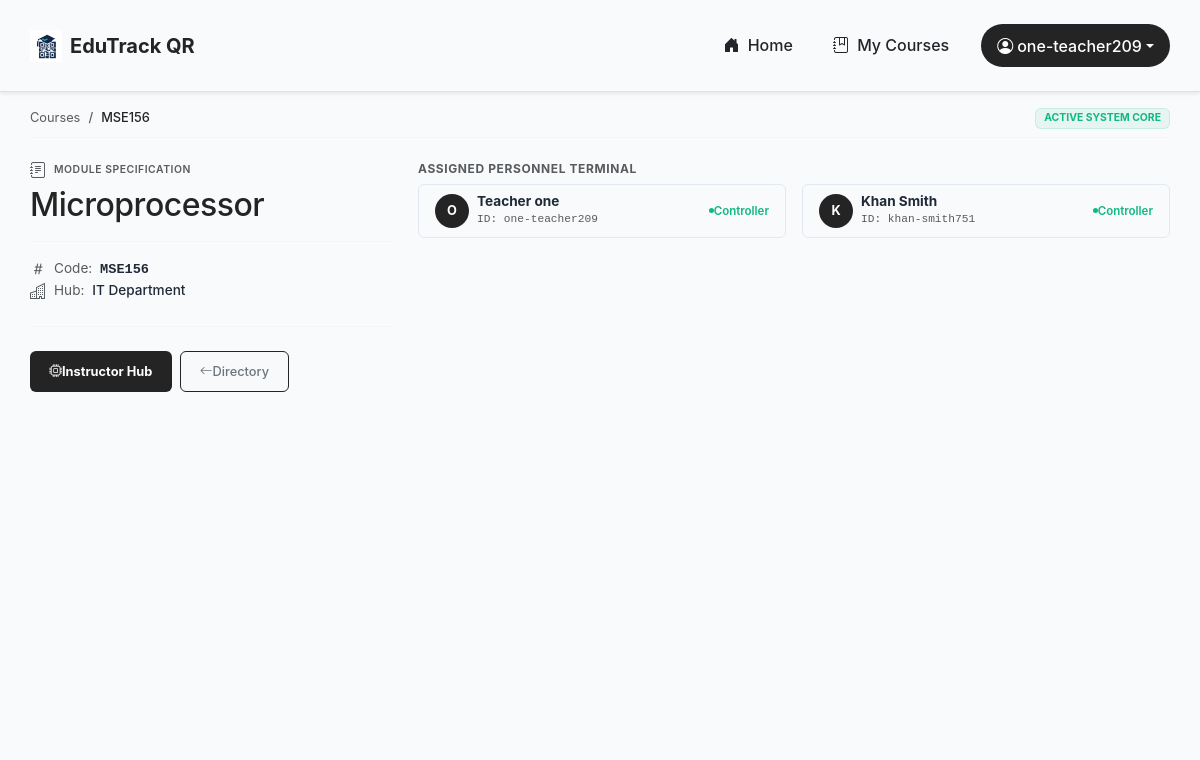
Page /course/5/detail/ (signed in) on the committed database.
### QRA_app/models.py (models this page shows, shortened)
class User(AbstractUser):
    USER_ROLE = (
        ("student", "Student"),
        ("teacher", "Teacher"),
        ("superuser", "Superuser"),
    )
    role = models.CharField(max_length=10, choices=USER_ROLE, default="student")
    profile_picture = models.ImageField(
        upload_to="profile_pictures/", blank=True, null=True
    )
    phone_number = models.CharField(max_length=15, blank=True, null=True)
    address = models.CharField(max_length=200, blank=True, null=True)
    created_at = models.DateTimeField(auto_now_add=True)
    updated_at = models.DateTimeField(auto_now=True)

class CourseModel(models.Model):
    name = models.CharField(max_length=100)
    code = models.CharField(max_length=20, unique=True)
    description = models.TextField(blank=True, null=True)
    department = models.ForeignKey(
        DepartmentModel,
        on_delete=models.CASCADE,
        related_name="courses"
    )
    created_at = models.DateTimeField(auto_now_add=True)
    updated_at = models.DateTimeField(auto_now=True)

class DepartmentModel(models.Model):
    name = models.CharField(max_length=100, unique=True)
    description = models.TextField(blank=True, null=True)
    created_at = models.DateTimeField(auto_now_add=True)
    updated_at = models.DateTimeField(auto_now=True)

class CourseAssignment(models.Model):
    course = models.ForeignKey(CourseModel, on_delete=models.CASCADE)
    teacher = models.ForeignKey(User, on_delete=models.CASCADE, related_name="course_assignments")
    assigned_at = models.DateTimeField(auto_now_add=True)
    updated_at = models.DateTimeField(auto_now=True)
    class Meta:
        unique_together = ("course", "teacher")

### QRA_app/Views/course_view.py (the view)
# urls.py: path("course/<int:pk>/detail/", course_view.course_details, name="course_detail"),
@teacher_or_superuser_required
def course_details(request, pk):
    course = get_object_or_404(CourseModel, id=pk)
    return render(request, "UI/course/course_detail.html", {"course": course})

### QRA_app/permission.py (called while the page is built)
def is_teacher_or_superuser(user):
    return user.is_authenticated and (
        user.role == "teacher" or user.is_superuser
    )

### QRA_app/templates/UI/course/course_detail.html (shortened to what this page needs)
{% load static %}
{% include 'UI/navbar.html' %}
<link
    href="https://cdn.jsdelivr.net/npm/bootstrap@5.3.8/dist/css/bootstrap.min.css"
    rel="stylesheet">
<link rel="stylesheet"
    href="https://cdn.jsdelivr.net/npm/bootstrap-icons@1.3.0/font/bootstrap-icons.css">
<link rel="stylesheet" href="{% static 'CSS/index.css' %}">
<div class="container"
    style="width: 1200px !important; background-color: var(--bg-color); min-height:80vh;">
    <div
        class="d-flex align-items-center justify-content-between mb-4 pb-2 border-bottom"
        style="border-color: #f1f5f9 !important;">
        <nav aria-label="breadcrumb">
            <ol class="breadcrumb mb-0"
                style="font-size: 0.8rem; background: transparent; padding: 0;">
                <li class="breadcrumb-item"><a
                        href="{% url 'course_dashboard' %}"
                        class="text-decoration-none text-muted">Courses</a></li>
                <li class="breadcrumb-item active fw-medium" aria-current="page"
                    style="color: var(--color-primary);">{{ course.code }}</li>
            </ol>
        </nav>
        <span class="badge text-uppercase tracking-wider px-2 py-1 rounded-2"
            style="background-color: rgba(16, 185, 129, 0.08); color: var(--color-secondary); font-size: 0.65rem; border: 1px solid rgba(16, 185, 129, 0.15);">
            Active System Core
        </span>
    </div>
    <div class="row">
        <div class="col-md-5 col-lg-4">
            <div class="position-sticky" style="top: 1rem;">
                <div class="d-flex align-items-center gap-2 mb-2">
                    <i class="bi bi-journal-text text-muted"
                        style="font-size: 1rem;"></i>
                    <span
                        class="text-uppercase tracking-wider fw-semibold text-muted"
                        style="font-size: 0.65rem; letter-spacing: 0.05em;">
                        Module Specification
                    </span>
                </div>
                <h1 class="h2 mb-3 fw-extrabold tracking-tight"
                    style="color: var(--color-primary); letter-spacing: -0.5px;">
                    {{ course.name|title|default:"N/A" }}
                </h1>
                <div class="d-flex flex-column gap-2.5 pt-3 border-top"
                    style="border-color: #f1f5f9 !important;">
                    <div class="d-flex align-items-center gap-2">
                        <i class="bi bi-hash text-muted py-0.5"></i>
                        <div style="font-size: 0.85rem;">
                            <span class="text-muted">Code:</span>
                            <span class="font-monospace fw-bold ms-1"
                                style="color: var(--text-dark);">
                                {{ course.code|default:"N/A" }}
                            </span>
                        </div>
                    </div>
                    <div class="d-flex align-items-center gap-2">
                        <i class="bi bi-building text-muted py-0.5"></i>
                        <div style="font-size: 0.85rem;">
                            <span class="text-muted">Hub:</span>
                            <span class="fw-medium ms-1"
                                style="color: var(--text-dark);">
                                {{ course.department.name }}</span>
                        </div>
                    </div>
                </div>
                <div class="pt-4 mt-4 border-top d-flex flex-wrap gap-2"
                    style="border-color: #f1f5f9 !important;">
                    {% if request.user.role == 'superuser' %}
                    <a href="{% url 'superuser_dashboard' %}"
                        class="btn btn-sm px-2.5 py-1.5 fw-bold d-inline-flex align-items-center gap-2 rounded-2 text-white border-0"
                        style="background-color: var(--color-primary); font-size: 0.8rem;">
                        <i class="bi bi-grid-1x2"></i> System Control
                    </a>
                    <a href="{% url 'course_dashboard' %}"
                        class="btn btn-sm px-2.5 py-1.5 fw-medium d-inline-flex align-items-center gap-1.5 rounded-2 text-secondary bg-light border"
                        style="font-size: 0.8rem; border-color: var(--border-color) !important;">
                        <i class="bi bi-arrow-left"></i> Directory
                    </a>
                    {% elif request.user.role == 'teacher' %}
                    <a href="{% url 'teacher_dashboard' %}"
                        class="btn btn-sm px-2.5 py-1.5 fw-bold d-inline-flex align-items-center gap-1.5 rounded-2 text-white border-0"
                        style="background-color: var(--color-primary); font-size: 0.8rem;">
                        <i class="bi bi-cpu"></i> Instructor Hub
                    </a>
                    <a href="{% url 'course_dashboard' %}"
                        class="btn btn-sm px-2.5 py-1.5 fw-medium d-inline-flex align-items-center gap-1.5 rounded-2 text-secondary bg-light border"
                        style="font-size: 0.8rem; border: 1px solid var(--color-primary) !important;">
                        <i class="bi bi-arrow-left"></i> Directory
                    </a>
                    {% else %}
                    <a href="{% url 'student_dashboard' %}"
                        class="btn btn-sm px-2.5 py-1.5 fw-bold d-inline-flex align-items-center gap-1.5 rounded-2 text-white border-0"
                        style="background-color: var(--color-primary); font-size: 0.8rem;">
                        <i class="bi bi-house-door"></i> Terminal Home
                    </a>
                    {% endif %}
                </div>
            </div>
        </div>
        <div class="col-md-7 col-lg-8">
            <h2
                class="h6 text-uppercase tracking-wider fw-bold text-muted mb-2.5"
                style="font-size: 0.75rem; letter-spacing: 0.05em;">
                Assigned Personnel Terminal
            </h2>
            <div class="row row-cols-1 row-cols-md-2 g-3">
                {% for assignment in course.courseassignment_set.all %}
                <div class="col">
                    <div class="list-group list-group-flush border rounded-2"
                        style="border-color: #e2e8f0 !important; background-color: transparent;">
                        <div
                            class="list-group-item px-3 py-2 d-flex align-items-center justify-content-between border-0 bg-transparent style-row">
                            <div class="d-flex align-items-center gap-2">
                                <div
                                    class="rounded-circle d-flex align-items-center justify-content-center fw-bold text-white me-2.5"
                                    style="width: 34px; height: 34px; background-color: var(--color-primary); font-size: 0.8rem; flex-shrink: 0;">
                                    {{ assignment.teacher.username|slice:":1"|upper}}
                                </div>
                                <div>
                                    <div class="fw-bold m-0"
                                        style="font-size: 0.85rem; color: var(--text-dark); line-height: 1.3;">
                                        {{assignment.teacher.get_full_name|default:assignment.teacher.username}}
                                    </div>
                                    <div class="text-muted font-monospace"
                                        style="font-size: 0.7rem;">
                                        ID: {{assignment.teacher.username}}
                                    </div>
                                </div>
                            </div>
                            <span
                                class="d-flex align-items-center gap-1.5 small fw-semibold ms-2"
                                style="color: var(--color-secondary); font-size: 0.72rem; flex-shrink: 0;">
                                <span class="rounded-circle d-inline-block"
                                    style="width: 5px; height: 5px; background-color: var(--color-secondary);"></span>
                                Controller
                            </span>
                        </div>
                    </div>
                </div>
                {% endfor %}
            </div>
        </div>
    </div>
</div>

### QRA_app/templates/UI/navbar.html (shortened to what this page needs)
{% load static %}
<nav
  class="navbar navbar-expand-lg navbar-light bg-[var(--color-primary)] border-bottom shadow-sm py-2"
>
  <div class="container">
    <a
      class="navbar-brand d-flex align-items-center fw-bold"
      style="color: var(--color-primary)"
      href="{% if request.user.is_authenticated %}{% if request.user.role == 'superuser' %}{% url 'superuser_dashboard' %} {% elif request.user.role == 'teacher' %} {% url 'teacher_dashboard' %} {% else %} {% url 'student_dashboard' %} {% endif %}{% else %}{% url 'home' %}{% endif %}"
    >
      <img
        src="{% static 'logo/EDUQR.png' %}"
        alt="EduTrack QR Logo"
        width="32"
        height="32"
        class="d-inline-block align-text-top me-2"
      />
      EduTrack QR
    </a>
    <div class="collapse navbar-collapse" id="navbarNav">
      <ul
        class="navbar-nav ms-auto align-items-lg-center align-items-end gap-2"
      >
        {% if request.user.is_authenticated %}
        <li class="nav-item">
          <a
            class="nav-link px-3 fw-medium text-dark"
            href="{% if request.user.role == 'superuser' %}{% url 'superuser_dashboard' %} {% elif request.user.role == 'teacher' %} {% url 'teacher_dashboard' %} {% else %} {% url 'student_dashboard' %} {% endif %}"
          >
            <i class="bi bi-house-door-fill me-1"></i> Home
          </a>
        </li>
        {% if request.user.role == 'superuser' %}
        <li class="nav-item">
          <a
            class="nav-link px-3 fw-medium text-dark"
            href="{% url 'department_dashboard' %}"
          >
            <i class="bi bi-building me-1"></i> Departments
          </a>
        </li>
        <li class="nav-item">
          <a
            class="nav-link px-3 fw-medium text-dark"
            href="{% url 'course_dashboard' %}"
          >
            <i class="bi bi-journal-text me-1"></i> Courses
          </a>
        </li>
        {% elif request.user.role == 'teacher' %}
        <li class="nav-item">
          <a
            class="nav-link px-3 fw-medium text-dark"
            href="{% url 'course_dashboard' %}"
          >
            <i class="bi bi-journal-bookmark me-1"></i> My Courses
          </a>
        </li>
        {% endif %}
        <li class="nav-item dropdown ms-lg-2">
          <a
            class="nav-link dropdown-toggle btn btn-sm px-3 rounded-pill fw-medium d-flex align-items-center"
            href="#"
            style="background-color: var(--color-primary); color: var(--white);"
            id="userDropdown"
            role="button"
            data-bs-toggle="dropdown"
            aria-expanded="false"
          >
            <i class="bi bi-person-circle me-1"></i> {{ request.user.username }}
          </a>
        </li>
        {% endif %}
      </ul>
    </div>
  </div>
</nav>

### static/CSS/index.css (style rules this page uses)
* { margin: 0; padding: 0; box-sizing: border-box; }
.container { max-width: 95% !important; width: 100% !important; margin: 0 auto; padding: 1rem 0; }
.btn { display: inline-block; padding: 0.6rem 1.2rem; font-weight: 500; border-radius: 6px; text-decoration: none; transition: all 0.2s ease; cursor: pointer; border: none; text-align: center; }
.text-secondary { color: var(--color-secondary); }
h1, h2, h3 { margin-bottom: 1rem; font-weight: 600; }
a { color: var(--color-primary); text-decoration: none; }

### rows in the picture
User: user.username "one-teacher209"
CourseModel: code "MSE156", name "Microprocessor", department.name "IT Department"
CourseAssignment: teacher.username "O", teacher.get_full_name "Teacher one", teacher.username "one-teacher209"
CourseAssignment: teacher.username "K", teacher.get_full_name "Khan Smith", teacher.username "khan-smith751"
